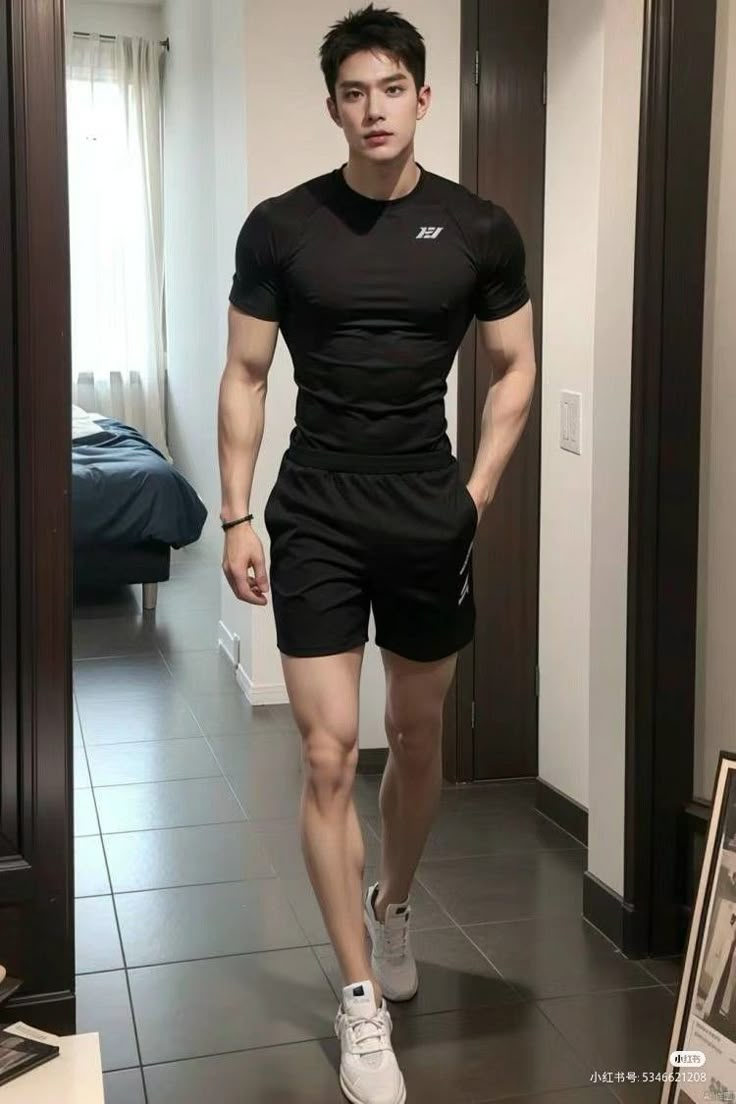
#> input picture backend/media/uploads/Inverted_Tri.jpg, 736 x 1104 px
$ python -i body_segmentation.py   (imports and definitions only)
#> lines starting #> are read from the running program, lines starting #| are printed output that depends on the picture; after the words box and inside, x2 and y2 are one past the last pixel; in counts of white or black regions, pixels touching at a corner belong together
#> further down, picture is the input picture: shape (1104, 736, 3); mean B, G, R 98, 105.7, 111.5
"""
ml_service.image_models.segmentation.body_segmentation

Body Segmentation and Mask Extraction Module.
"""

import numpy as np
import cv2


def extract_person_mask(img_bgr: np.ndarray) -> np.ndarray:
    """Extracts foreground person binary mask using Otsu thresholding and GrabCut."""
    gray = cv2.cvtColor(img_bgr, cv2.COLOR_BGR2GRAY)
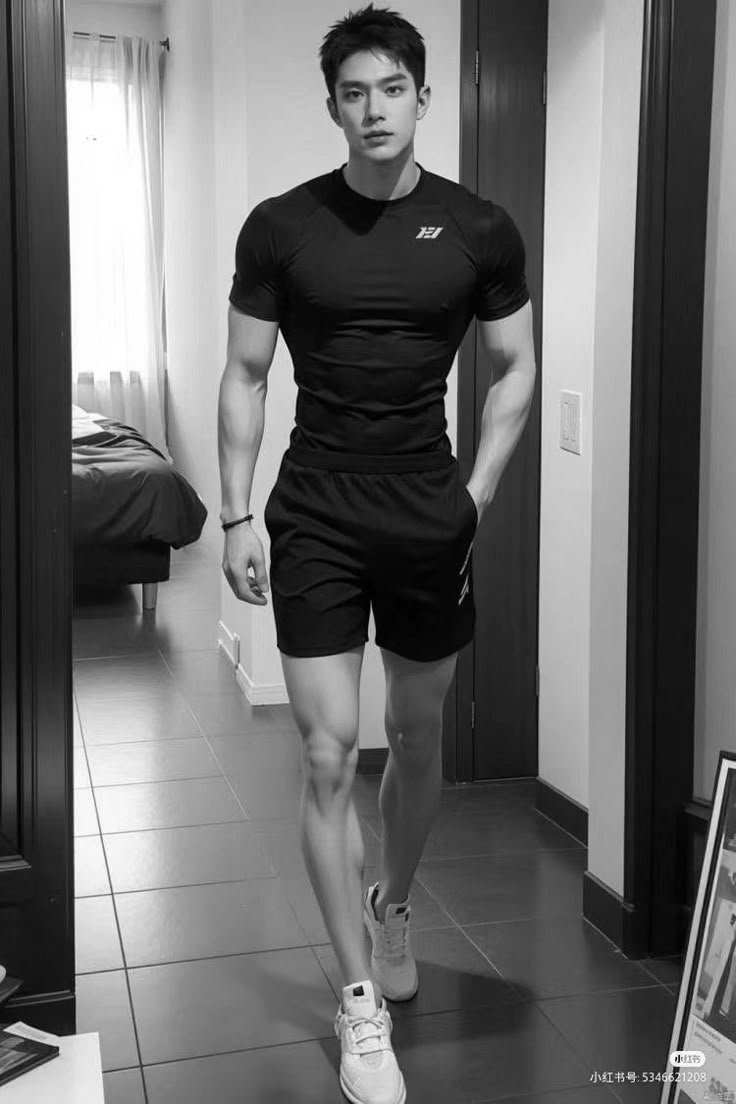
#> gray: shape (1104, 736); min 0, max 255, mean 106.6
    blurred = cv2.GaussianBlur(gray, (5, 5), 0)
    _, bin_mask = cv2.threshold(blurred, 0, 255, cv2.THRESH_BINARY_INV + cv2.THRESH_OTSU)
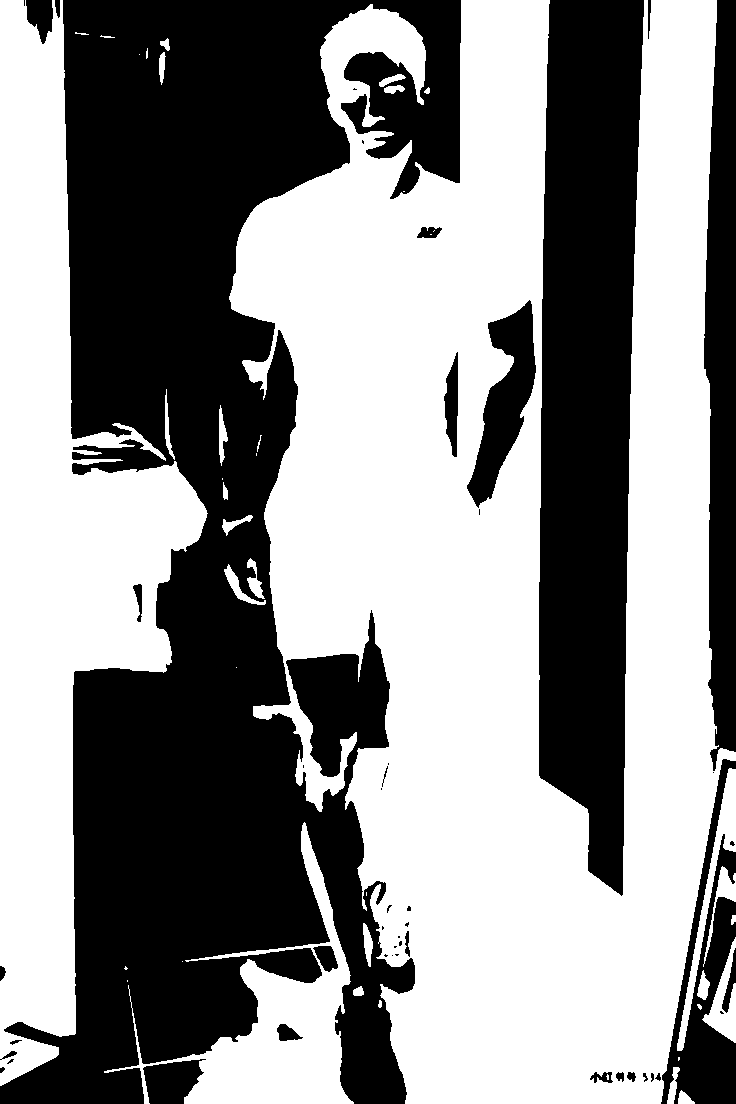
#> bin_mask: shape (1104, 736); 55.1% white; 48 black regions (21 under 20 px), largest, box (x1, y1, x2, y2) and area: (0, 0, 461, 1104) 248735, (539, 0, 644, 896) 74229, (704, 0, 736, 771) 19594

    if np.mean(bin_mask[:10, :10]) > 128:
        bin_mask = cv2.bitwise_not(bin_mask)

    return bin_mask

>>> import cv2
>>> picture = cv2.imread('../../../backend/media/uploads/Inverted_Tri.jpg')
>>> result = extract_person_mask(picture)

$ run again, on backend/media/uploads/apple.jpg
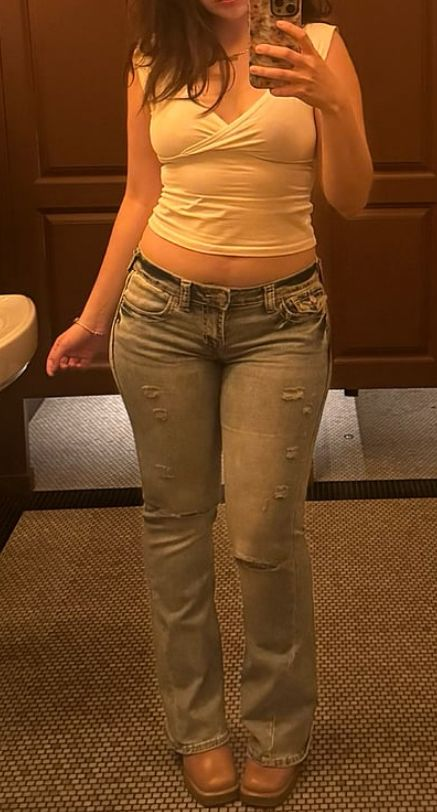
#> input picture backend/media/uploads/apple.jpg, 437 x 812 px
#> picture is the input picture: shape (812, 437, 3); mean B, G, R 32.5, 69.4, 113.4
#> in extract_person_mask, `gray = cv2.cvtColor(img_bgr, cv2.COLOR_BGR2GRAY)`:
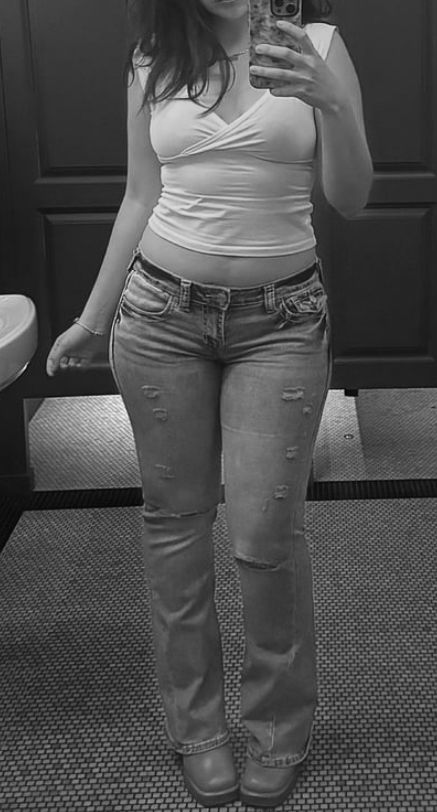
#> gray: shape (812, 437); min 3, max 244, mean 78.4
#> in extract_person_mask, `_, bin_mask = cv2.threshold(blurred, 0, 255, cv2.THRESH_BINARY_INV + c..`:
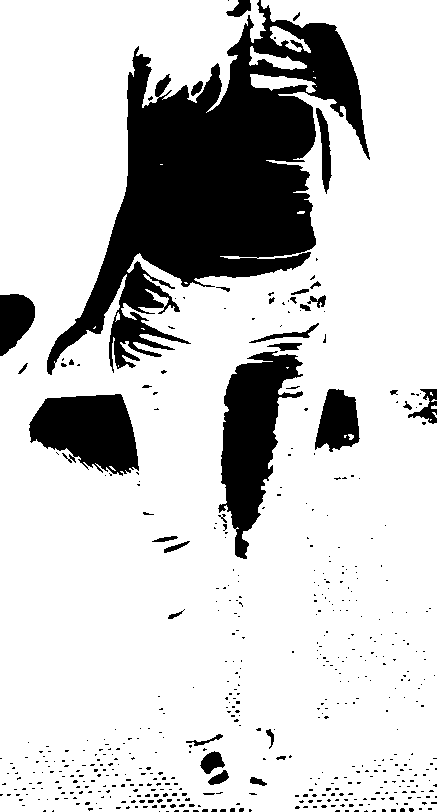
#> bin_mask: shape (812, 437); 79.8% white; 522 black regions (486 under 20 px), largest, box (x1, y1, x2, y2) and area: (47, 0, 370, 375) 47284, (218, 351, 303, 559) 8590, (29, 394, 139, 476) 6255

$ run again, on backend/media/uploads/hourglass.jpg
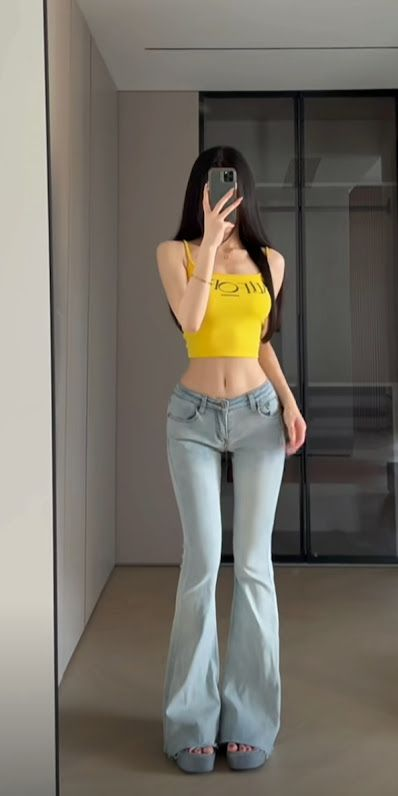
#> input picture backend/media/uploads/hourglass.jpg, 398 x 796 px
#> picture is the input picture: shape (796, 398, 3); mean B, G, R 102.8, 112.3, 117.5
#> in extract_person_mask, `gray = cv2.cvtColor(img_bgr, cv2.COLOR_BGR2GRAY)`:
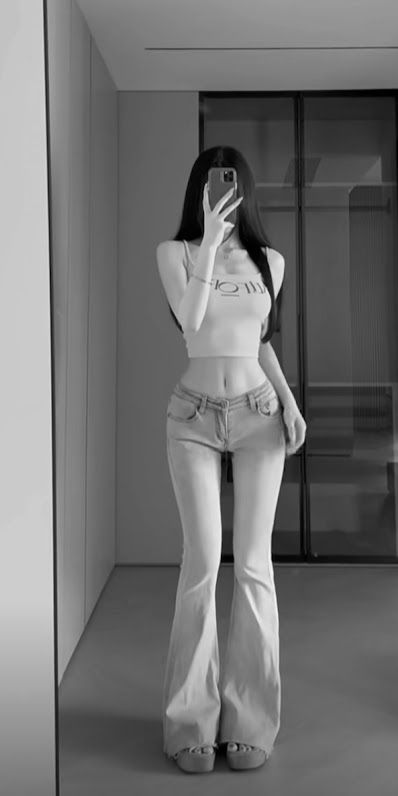
#> gray: shape (796, 398); min 0, max 248, mean 112.8
#> in extract_person_mask, `_, bin_mask = cv2.threshold(blurred, 0, 255, cv2.THRESH_BINARY_INV + c..`:
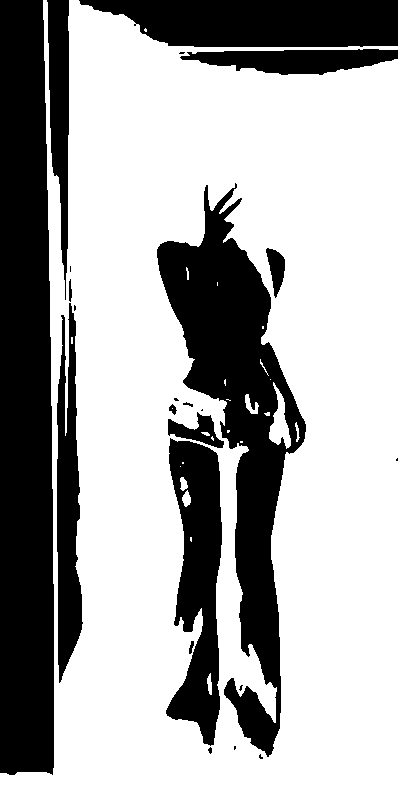
#> bin_mask: shape (796, 398); 66.2% white; 23 black regions (10 under 20 px), largest, box (x1, y1, x2, y2) and area: (0, 0, 54, 775) 38881, (157, 183, 306, 757) 28964, (79, 0, 398, 47) 12594

$ run again, on backend/media/uploads/oval.jpg
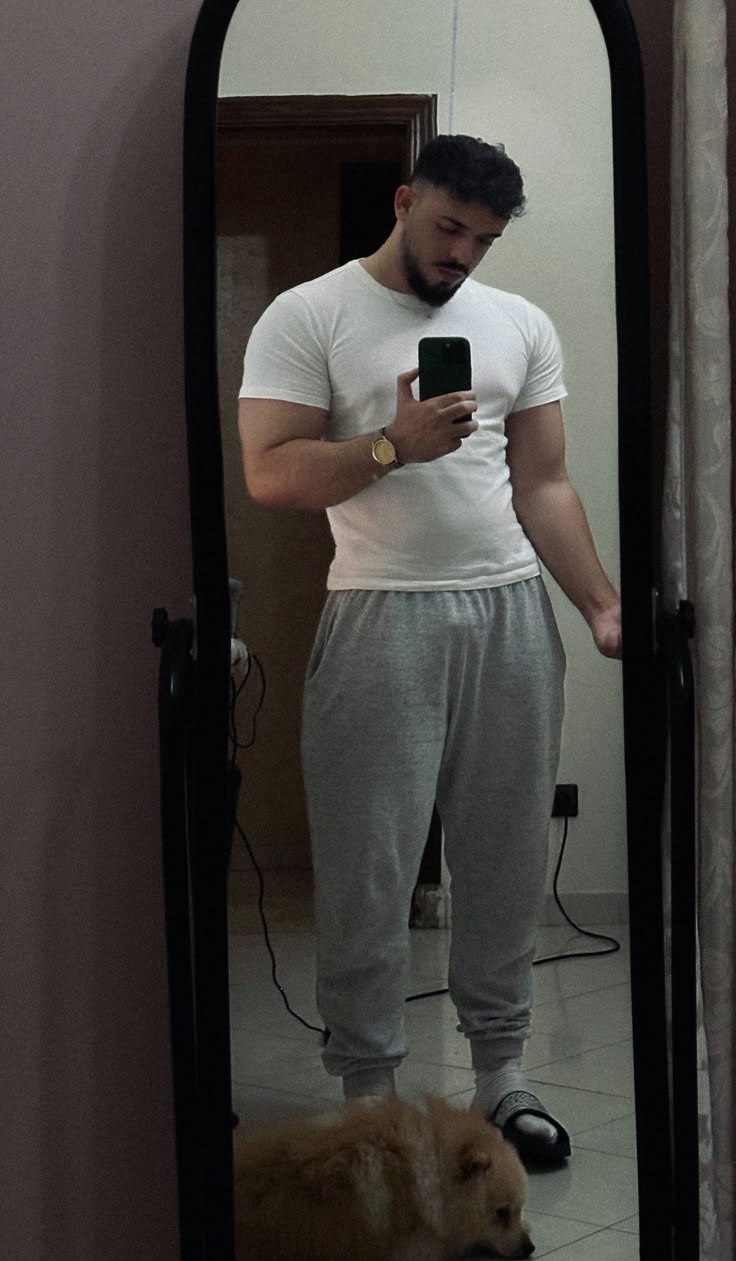
#> input picture backend/media/uploads/oval.jpg, 736 x 1261 px
#> picture is the input picture: shape (1261, 736, 3); mean B, G, R 61.9, 65.5, 68.8
#> in extract_person_mask, `_, bin_mask = cv2.threshold(blurred, 0, 255, cv2.THRESH_BINARY_INV + c..`:
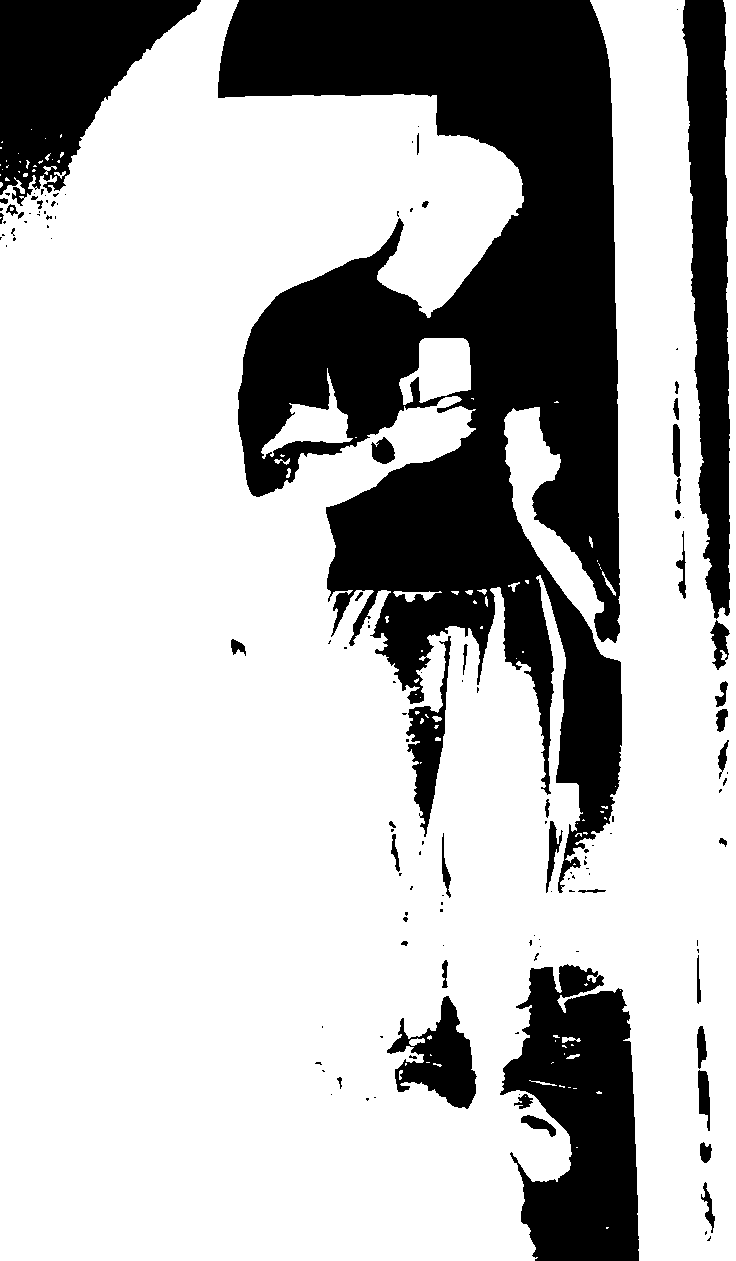
#> bin_mask: shape (1261, 736); 72.7% white; 135 black regions (90 under 20 px), largest, box (x1, y1, x2, y2) and area: (218, 0, 622, 893) 169425, (500, 964, 639, 1261) 27931, (0, 0, 201, 206) 21925
